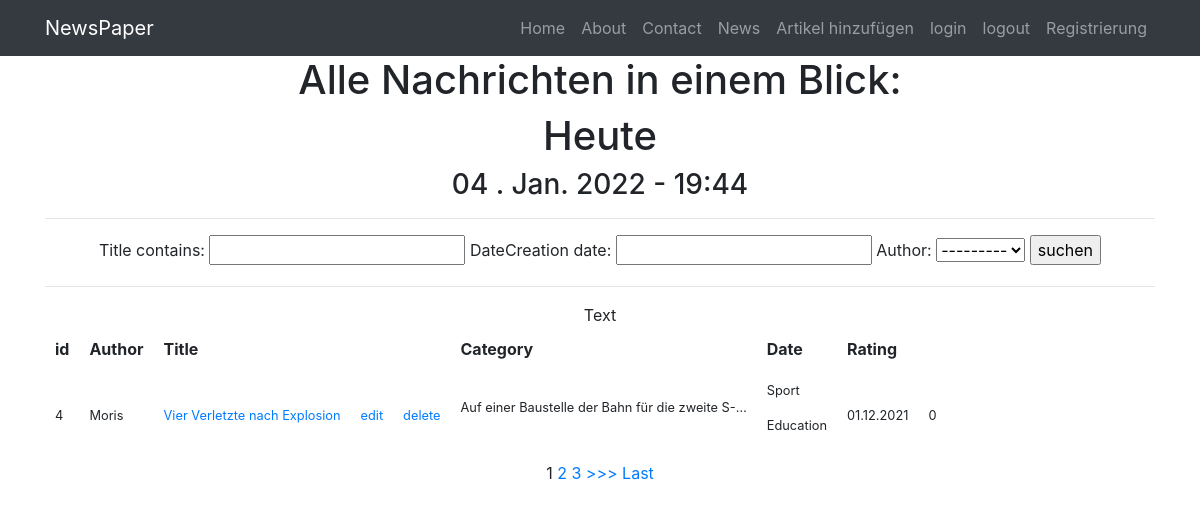
Before: /news/ with the older database file.
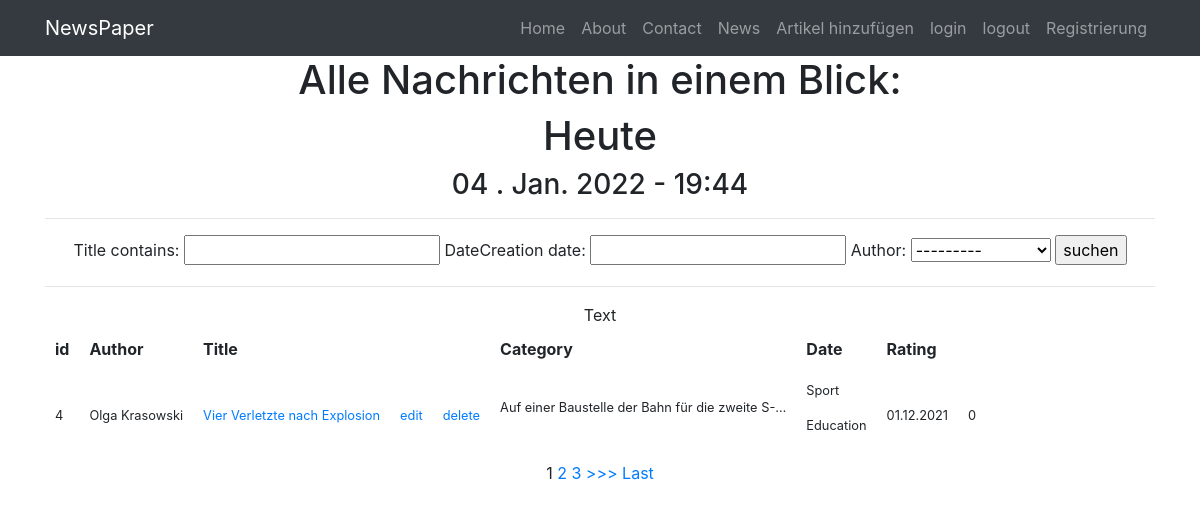
After: the same page with the newer database file.
### news/models.py (models this page shows, shortened)
class Post(models.Model):
    author = models.ForeignKey(Author, on_delete=models.CASCADE)
    NEWS = 'NW'
    ARTICLE = 'AR'
    CATEGORY_CHOICES = (
        (NEWS, 'Nachrichten'),
        (ARTICLE, 'Artikel'),
    )
    categoryType = models.CharField(max_length=2, choices=CATEGORY_CHOICES, default=ARTICLE)
    dateCreation = models.DateTimeField(auto_now_add=True) #автоиатически выставл. врея поста
    postCategory = models.ManyToManyField(Category, through='PostCategory')
    title = models.CharField(max_length=128)
    text = models.TextField() # ohne Begrenzung
    quantity = models.IntegerField(default=0,
                                   validators=[MinValueValidator(0,'Quantity should be >=0')]
                                   )# 8/12 change
    rating = models.SmallIntegerField(default=0)
    def get_absolute_url(self):
        from django.urls import reverse# sucht uel yum object seldst
        return reverse('article', kwargs={'pk': self.pk})
    def get_edit_url(self):
        from django.urls import reverse
        return reverse('post_edit', kwargs={'pk': self.pk})
    def get_delete_url(self):
        from django.urls import reverse
        return reverse('post_delete', kwargs={'pk': self.pk})

class Author(models.Model):
    authorUser = models.OneToOneField(User, on_delete=models.CASCADE)
    ratingAuthor = models.SmallIntegerField(default=0)
    def __str__(self):
        return self.authorUser.username + ' ' + self.authorUser.last_name

### news/views.py (the view)
# urls.py: path('',PostList.as_view(), name=''),
class PostList(ListView):
    model = Post
    template_name = 'flatpages/news.html'
    context_object_name = 'posts'
    queryset = Post.objects.order_by('-dateCreation')
    paginate_by = 1
    from_class=PostForm#
    def get_filter(self):
        return PostFilter(self.request.GET,queryset=super().get_queryset())
    def get_queryset(self):
        return self.get_filter().qs #rufen die Metode auf, suchen nach Stichwörter dees Titles.
    def get_context_data(self,*args,**kwargs):
        context=super().get_context_data(*args,**kwargs)
        context['filter'] = PostFilter(self.request.GET, queryset=self.get_queryset())
        context['time_now'] = datetime.utcnow()
        context['categorys'] = Category.objects.all()#ch
        context['form'] = PostForm()
        return context

### news/forms.py
class PostForm(ModelForm):
    class Meta:
        model = Post
        exclude=['rating','quantity', 'dateCreation']

### templates/flatpages/news.html (shortened to what this page needs)
{% extends 'flatpages/default.html' %}
{% load custom_filters %}
{% block content %}
<h1>Alle Nachrichten in einem Blick:</h1>
<h1>Heute</h1>
<h3>{{time_now|date:'d . M. Y - H:i'}}</h3>
<hr>
<form method="GET">
    {{ filter.form }}
    <input type="submit" value="suchen">
</form>
<hr>
{% if posts %}
<table>
    <tr>
        <th>
            id
        </th>
        <th>
            Author
        </th>
        <th>
            Title
        </th>
        <th>
        </th>
        <th>
        </th>
        <th>
            Category
        </th>
        <th>
            Date
        </th>
        <th>
            Rating
        </th>
    </tr>
    {% for post in posts %}
    <tr>
        <td>
            {{post.id}}
        </td>
        <td>
            {{post.author}}
        </td>
        <td>
            <a href="{{post.get_absolute_url}}"> {{ post.title}}</a>
        </td>
        <td>
            <a href="{{post.get_edit_url}}">edit</a>
        </td>
        <td>
            <a href="{{post.get_delete_url}}">delete</a>
        </td>
        <td>
            {{ post.text|linebreaks|truncatechars:50 }}
        </td>
        <td>
            {% for category in post.postCategory.all %}
            {{ category.name|linebreaks }}
            {% endfor%}
        </td>
        <td>
            {{ post.dateCreation|date:'d.m.Y' }}
        </td>
        <td>
            {{ post.rating }}
        </td>
    </tr>
    {% endfor%}
</table>
{% else %}
<h2>Keine aktuelle Nachrichten!</h2>
{% endif%}
{% if is_paginated %}
{% for num in page_obj.paginator.page_range %}
{% if page_obj.number == num %}
<a>{{ num }}</a>
{% elif num > page_obj.number|add:'-3' and num < page_obj.number|add:'3' %}
<a href="?page={{ num }}">{{ num }}</a>
{% endif %}
{% endfor %}
{% if page_obj.has_next %}
<a href="?page={{ page_obj.next_page_number }}">>>></a>
<a href="?page={{ page_obj.paginator.num_pages }}">Last</a>
{% endif %}
{% endif%}
{% endblock content %}

Changed rows visible on the page:
changed Post "Vier Verletzte nach Explosion": author "Moris" → "Olga Krasowski"
